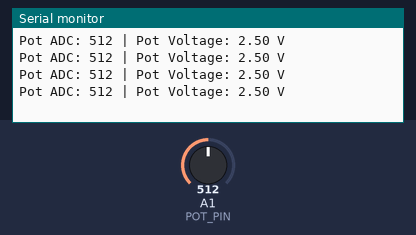
Recording of a sketch running on a simulated Arduino Uno, built with avr-gcc and run on an emulated ATmega328P. Shown: the last lines printed to the serial monitor. The inputs (shaded band) are chosen by the test bench; at power-on: A1 (POT_PIN) = 512.

Above: at 1.2 s.
1.3 s: A1 (POT_PIN) set to 716
At 1.71 s:
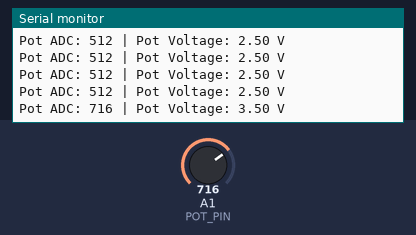
2.8 s: A1 (POT_PIN) set to 900
At 2.91 s:
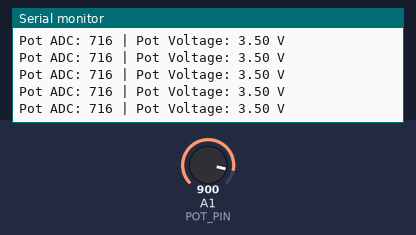
Timing chart, 0 to 5.8 s (numbered marks = the images above; inputs shaded):
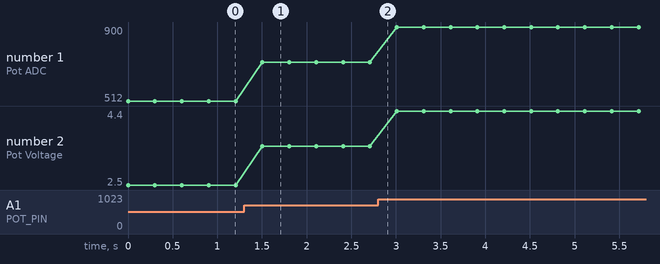

The sketch:

potentiometer_battery.ino
```cpp
#define POT_PIN A1    // Analog pin connected to pot

void setup(void)
{
    Serial.begin(9600);
}

void loop(void)
{
    int pot_adc;
    float pot_voltage;    // Converted voltage

    pot_adc = analogRead(POT_PIN);        // Read ADC
    pot_voltage = (pot_adc * 5.0) / 1023.0;

    Serial.print("Pot ADC: ");
    Serial.print(pot_adc);
    Serial.print(" | Pot Voltage: ");
    Serial.print(pot_voltage, 2);
    Serial.println(" V");

    delay(300);
}
```

Measured:
- after the input at 1.3 s, the serial monitor: prints a new line after 0.20 s (image 1)
- plotted number 1: 512 → 716 after the input at 1.3 s, 716 → 900 after the input at 2.8 s
- plotted number 2: 2.5 → 3.5 after the input at 1.3 s, 3.5 → 4.4 after the input at 2.8 s
